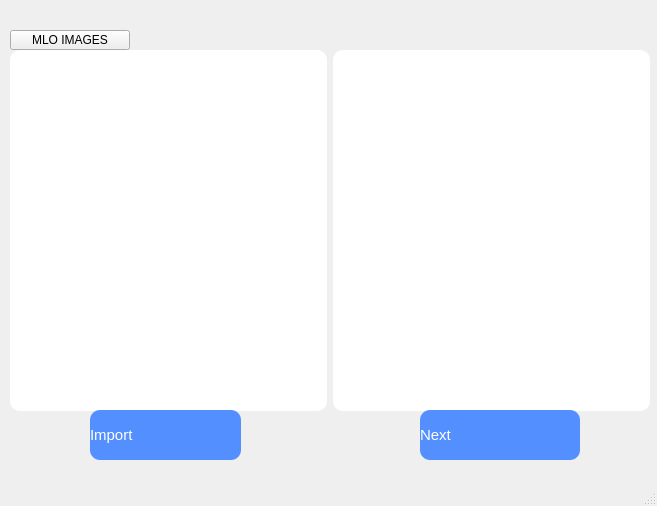
<?xml version="1.0" encoding="UTF-8"?>
<ui version="4.0">
 <class>MainWindow</class>
 <widget class="QMainWindow" name="MainWindow">
  <property name="geometry">
   <rect>
    <x>0</x>
    <y>0</y>
    <width>657</width>
    <height>506</height>
   </rect>
  </property>
  <property name="windowTitle">
   <string>MainWindow</string>
  </property>
  <property name="styleSheet">
   <string notr="true">QFrame{
	background-color: rgb(255, 255, 255);
	border-radius:10px;
border:0px;
}</string>
  </property>
  <widget class="QWidget" name="centralwidget">
   <widget class="QWidget" name="horizontalLayoutWidget">
    <property name="geometry">
     <rect>
      <x>10</x>
      <y>50</y>
      <width>640</width>
      <height>361</height>
     </rect>
    </property>
    <layout class="QHBoxLayout" name="horizontalLayout">
     <item>
      <widget class="QLabel" name="LeftImage">
       <property name="text">
        <string/>
       </property>
       <property name="scaledContents">
        <bool>true</bool>
       </property>
      </widget>
     </item>
     <item>
      <widget class="QLabel" name="RightImage">
       <property name="text">
        <string/>
       </property>
       <property name="scaledContents">
        <bool>true</bool>
       </property>
      </widget>
     </item>
    </layout>
   </widget>
   <widget class="QPushButton" name="MLOSwitch">
    <property name="geometry">
     <rect>
      <x>10</x>
      <y>30</y>
      <width>120</width>
      <height>20</height>
     </rect>
    </property>
    <property name="text">
     <string>MLO IMAGES</string>
    </property>
   </widget>
   <widget class="QPushButton" name="Import">
    <property name="geometry">
     <rect>
      <x>90</x>
      <y>410</y>
      <width>151</width>
      <height>50</height>
     </rect>
    </property>
    <property name="minimumSize">
     <size>
      <width>0</width>
      <height>50</height>
     </size>
    </property>
    <property name="maximumSize">
     <size>
      <width>234</width>
      <height>50</height>
     </size>
    </property>
    <property name="cursor">
     <cursorShape>PointingHandCursor</cursorShape>
    </property>
    <property name="layoutDirection">
     <enum>Qt::LeftToRight</enum>
    </property>
    <property name="styleSheet">
     <string notr="true">QPushButton{
	text-align:left;
	color:#fff;
	border:0px;
	border-radius:10px;
	font-size:15px;
	cursor: pointer;
	background-color:#538fff;
}
QPushButton:hover{
background-color:#3668ff;
}</string>
    </property>
    <property name="text">
     <string>Import</string>
    </property>
    <property name="icon">
     <iconset resource="file.qrc">
      <normaloff>assets/img/FAB-1.png</normaloff>assets/img/FAB-1.png</iconset>
    </property>
    <property name="iconSize">
     <size>
      <width>40</width>
      <height>40</height>
     </size>
    </property>
   </widget>
   <widget class="QPushButton" name="Next">
    <property name="enabled">
     <bool>false</bool>
    </property>
    <property name="geometry">
     <rect>
      <x>420</x>
      <y>410</y>
      <width>160</width>
      <height>50</height>
     </rect>
    </property>
    <property name="minimumSize">
     <size>
      <width>0</width>
      <height>50</height>
     </size>
    </property>
    <property name="maximumSize">
     <size>
      <width>234</width>
      <height>50</height>
     </size>
    </property>
    <property name="cursor">
     <cursorShape>PointingHandCursor</cursorShape>
    </property>
    <property name="layoutDirection">
     <enum>Qt::LeftToRight</enum>
    </property>
    <property name="styleSheet">
     <string notr="true">QPushButton{
	text-align:left;
	color:#fff;
	border:0px;
	border-radius:10px;
	font-size:15px;
	cursor: pointer;
	background-color:#538fff;
}
QPushButton:hover{
background-color:#3668ff;
}</string>
    </property>
    <property name="text">
     <string>Next</string>
    </property>
    <property name="icon">
     <iconset resource="file.qrc">
      <normaloff>assets/img/path395.png</normaloff>assets/img/path395.png</iconset>
    </property>
    <property name="iconSize">
     <size>
      <width>40</width>
      <height>40</height>
     </size>
    </property>
   </widget>
  </widget>
  <widget class="QMenuBar" name="menubar">
   <property name="geometry">
    <rect>
     <x>0</x>
     <y>0</y>
     <width>657</width>
     <height>22</height>
    </rect>
   </property>
  </widget>
  <widget class="QStatusBar" name="statusbar"/>
 </widget>
 <resources>
  <include location="file.qrc"/>
 </resources>
 <connections/>
</ui>
